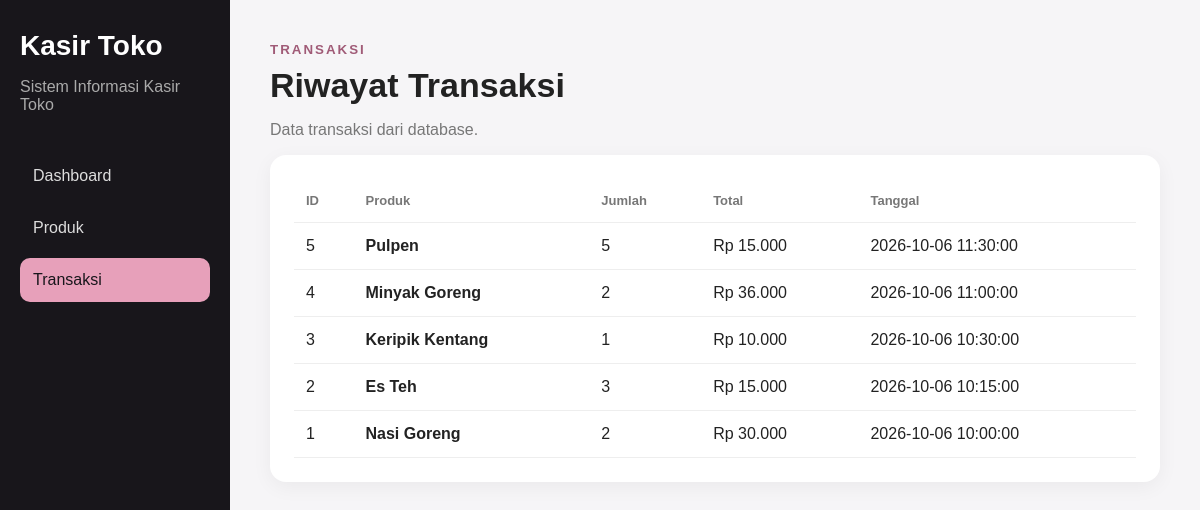
Page /transaksi.php on the committed database.
### tables this page shows
CREATE TABLE transaksi (
    id_transaksi INT AUTO_INCREMENT PRIMARY KEY,
    id_produk INT NOT NULL,
    jumlah INT NOT NULL,
    total DECIMAL(12,2) NOT NULL,
    tanggal DATETIME DEFAULT CURRENT_TIMESTAMP,
    FOREIGN KEY (id_produk) REFERENCES produk(id_produk)
);

CREATE TABLE produk (
    id_produk INT AUTO_INCREMENT PRIMARY KEY,
    nama_produk VARCHAR(100) NOT NULL,
    harga DECIMAL(12,2) NOT NULL,
    stok INT NOT NULL,
    id_kategori INT,
    FOREIGN KEY (id_kategori) REFERENCES kategori(id_kategori)
);

### transaksi.php (the view)
<?php
require_once "services/config.php";
$data=$conn->query("SELECT t.*,p.nama_produk FROM transaksi t JOIN produk p ON t.id_produk=p.id_produk ORDER BY t.id_transaksi DESC");
?>
<!DOCTYPE html><html lang="id"><head><meta charset="UTF-8"><meta name="viewport" content="width=device-width,initial-scale=1.0"><title>Transaksi - Kasir Toko</title><link rel="stylesheet" href="style.css"></head>
<body><div class="layout"><aside class="sidebar"><h1>Kasir Toko</h1><p>Sistem Informasi Kasir Toko</p><nav><a href="index.php">Dashboard</a><a href="produk.php">Produk</a><a class="active" href="transaksi.php">Transaksi</a></nav></aside>
<main class="content"><div class="header"><div><small>TRANSAKSI</small><h2>Riwayat Transaksi</h2><p>Data transaksi dari database.</p></div></div><section class="panel"><table><thead><tr><th>ID</th><th>Produk</th><th>Jumlah</th><th>Total</th><th>Tanggal</th></tr></thead><tbody>
<?php while($row=$data->fetch_assoc()): ?><tr><td><?php echo $row['id_transaksi']; ?></td><td><strong><?php echo htmlspecialchars($row['nama_produk']); ?></strong></td><td><?php echo $row['jumlah']; ?></td><td>Rp <?php echo number_format($row['total'],0,',','.'); ?></td><td><?php echo $row['tanggal']; ?></td></tr><?php endwhile; ?>
</tbody></table></section></main></div></body></html>

### style.css (style rules this page uses)
* { box-sizing:border-box }
body { margin:0;font-family:Arial,sans-serif;background:#f6f5f7;color:#222 }
.layout { display:flex;min-height:100vh }
.sidebar { width:230px;background:#18161b;color:white;padding:30px 20px }
.sidebar h1 { margin:0;font-size:28px }
.sidebar p { color:#aaa }
.sidebar nav { margin-top:40px;display:grid;gap:8px }
.sidebar a { color:#ddd;text-decoration:none;padding:13px;border-radius:10px }
.sidebar a:hover,.sidebar a.active { background:#e7a0ba;color:#18161b }
.content { flex:1;padding:40px }
.header { display:flex;justify-content:space-between;align-items:start }
.header small { letter-spacing:2px;color:#a05b77;font-weight:bold }
.header h2 { font-size:34px;margin:8px 0 }
.header p { color:#777 }
.card,.panel { background:white;border-radius:16px;padding:24px;box-shadow:0 5px 20px #0000000d }
.panel { overflow:auto }
table { width:100%;border-collapse:collapse }
th,td { text-align:left;padding:14px 12px;border-bottom:1px solid #eee }
th { color:#777;font-size:13px }

### rows in the picture
transaksi: id_transaksi "5", id_produk.nama_produk "Pulpen", jumlah "5", total "15.000", tanggal "2026-10-06 11:30:00"
transaksi: id_transaksi "4", id_produk.nama_produk "Minyak Goreng", jumlah "2", total "36.000", tanggal "2026-10-06 11:00:00"
transaksi: id_transaksi "3", id_produk.nama_produk "Keripik Kentang", jumlah "1", total "10.000", tanggal "2026-10-06 10:30:00"
transaksi: id_transaksi "2", id_produk.nama_produk "Es Teh", jumlah "3", total "15.000", tanggal "2026-10-06 10:15:00"
transaksi: id_transaksi "1", id_produk.nama_produk "Nasi Goreng", jumlah "2", total "30.000", tanggal "2026-10-06 10:00:00"
